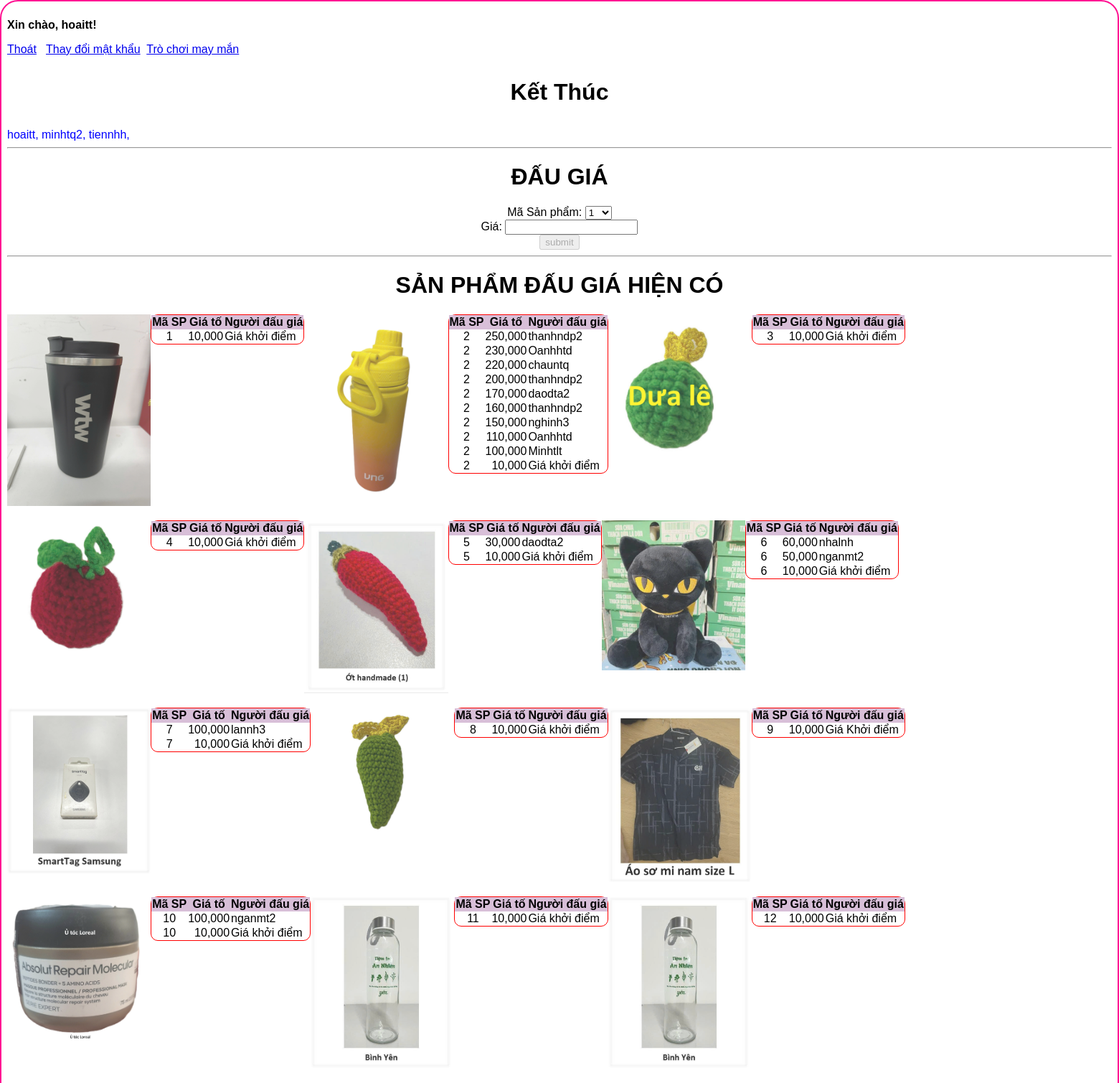
The app's page /profile (signed in, upper part) with its own data.
### app.py (models this page shows, shortened)
class User(UserMixin,db.Model):
    id = db.Column(db.Integer, primary_key=True)
    username = db.Column(db.String(100), unique=True, nullable=False)
    password = db.Column(db.String(128), nullable=False)
    fullname = db.Column(db.String(100), nullable=False)
    hopthu = db.Column(db.String(100), nullable=False)
    is_online = db.Column(db.Boolean, default=False)

class product(db.Model):
    idp = db.Column(db.Integer, primary_key=True,nullable=False,autoincrement=True)
    namep = db.Column(db.String(500), nullable=False)
    price_first=db.Column(db.Integer, nullable=False)
    qgrate=db.Column(db.Integer, nullable=False)
    datefdg = db.Column(db.Date, nullable=False)
    datetdg = db.Column(db.Date, nullable=False)
    sotien = db.Column(db.Integer, nullable=False)
    nguoidaugia = db.Column(db.String(500), nullable=False)
    iddg = db.Column(db.Integer, nullable=False)

### app.py (the view, shortened to what this page needs)
@app.route('/profile',methods=['GET', 'POST'])
def profile():
    if 'user_id' in session:
        user_id = session['user_id']
        user = db.session.get(User, user_id)
        showr = product.query.filter_by(sotien= 0).order_by(product.idp).all()
        show1=product.query.filter_by(iddg= 1 ).order_by(product.iddg,desc(product.sotien)).all()
        show2=product.query.filter_by(iddg= 2 ).order_by(product.iddg,desc(product.sotien)).all()
        show3=product.query.filter_by(iddg= 3 ).order_by(product.iddg,desc(product.sotien)).all()
        show4 = product.query.filter_by(iddg= 4 ).order_by(product.iddg,desc(product.sotien)).all()
        show5 = product.query.filter_by(iddg= 5 ).order_by(product.iddg,desc(product.sotien)).all()
        show6 = product.query.filter_by(iddg= 6 ).order_by(product.iddg,desc(product.sotien)).all()
        show7= product.query.filter_by(iddg= 7 ).order_by(product.iddg,desc(product.sotien)).all()
        show8 = product.query.filter_by(iddg=8).order_by(product.iddg, desc(product.sotien)).all()
        show9 = product.query.filter_by(iddg=9).order_by(product.iddg, desc(product.sotien)).all()
        show10 = product.query.filter_by(iddg=10).order_by(product.iddg, desc(product.sotien)).all()
        show11 = product.query.filter_by(iddg=11).order_by(product.iddg, desc(product.sotien)).all()
        show12 = product.query.filter_by(iddg=12).order_by(product.iddg, desc(product.sotien)).all()
        show13 = product.query.filter_by(iddg=13).order_by(product.iddg, desc(product.sotien)).all()
        show14 = product.query.filter_by(iddg=14).order_by(product.iddg, desc(product.sotien)).all()
        show15 = product.query.filter_by(iddg=15).order_by(product.iddg, desc(product.sotien)).all()
        show16 = product.query.filter_by(iddg=16).order_by(product.iddg, desc(product.sotien)).all()
        show17 = product.query.filter_by(iddg=17).order_by(product.iddg, desc(product.sotien)).all()
        show18 = product.query.filter_by(iddg=18).order_by(product.iddg, desc(product.sotien)).all()
        show19 = product.query.filter_by(iddg=19).order_by(product.iddg, desc(product.sotien)).all()
        show20 = product.query.filter_by(iddg=20).order_by(product.iddg, desc(product.sotien)).all()
        show21 = product.query.filter_by(iddg=21).order_by(product.iddg, desc(product.sotien)).all()
        show22 = product.query.filter_by(iddg=22).order_by(product.iddg, desc(product.sotien)).all()
        show23 = product.query.filter_by(iddg=23).order_by(product.iddg, desc(product.sotien)).all()
        users = User.query.filter_by(is_online=True).all()
        return render_template('profile.html', users=users,user=user,showr=showr,show1=show1,show2=show2,show3=show3,show4=show4,show5=show5,show6=show6,show7=show7,show8=show8,show9=show9,show10=show10,show11=show11,show12=show12,show13=show13,show14=show14,show15=show15,show16=show16,show17=show17,show18=show18,show19=show19,show20=show20,show21=show21,show22=show22,show23=show23)
    else:
        flash('You need to log in first.', 'info')
        return redirect(url_for('login'))

### templates/profile.html (shortened to what this page needs)
<!DOCTYPE html>
<html>
<head>
</head>
<body >
<div style="border-radius: 25px; padding: 8px; border: 2px solid #FF1493; word-wrap: break-word;">
      {% if user %}
            <p><strong>Xin chào, {{ user.username }}!</strong></p>
            <p>  <a href="{{ url_for('logout') }}">Thoát</a> <a>&nbsp</a> <a href="{{ url_for('account') }}">Thay đổi mật khẩu</a><a>&nbsp</a> <a href="{{ url_for('gamemayman') }}">Trò chơi may mắn</a><a>&nbsp</a> </p>
      {% else %}
            <p>Error loading user profile.</p>
      {% endif %}
<h1><div style="text-align:center"><p id="demo"></p></div></h1>
      <div class="row">
         <span style="color: blue">
             <marquee width="100%" onmouseover="this.stop()" onmouseout="this.start()" scrollamount="2">
                {% for user in users %}
                    {{ user.username }},
                {% endfor %}
             </marquee>
          </span>
      </div>
      <hr>
<div style="text-align:center">
    <h1>ĐẤU GIÁ</h1>
      <form method="post">
          <label for="iddg">Mã Sản phẩm:</label>
          <select name="iddg" id="iddg" >
              <option value="1">1</option>
          </select>
            <br>
            <label for="sotien">Giá:</label>
            <input type="number" min="10000" id="sotien" name="sotien" required><br>
            <button id="mybtn" type="submit">submit</button>
      </form>
<hr>
      <h1>SẢN PHẨM ĐẤU GIÁ HIỆN CÓ</h1>
</div>
     <div class="row">
        <div class="column">
        <img src="{{url_for('static', filename='images/1.binhgiunhiet.jpg')}}" alt="Nature" style="max-width:100%;height:auto;" onclick="myFunction(this);">
        </div>
        <div class="main">
           <div id="table1" >
                <table style="float:left;" >
                    <tr><th style="background-color:Thistle;"><b>Mã SP</b></th><th style="background-color:Thistle;"><b>Giá tố</b></th><th style="background-color:Thistle;"><b>Người đấu giá</b></th></tr>
                    <ul>
                        {% for show in show1 %}
                    <tr><td align='middle'>{{ show.iddg }}</td><td align='right' class="number">{{ show.sotien }}</td><td>{{ show.nguoidaugia }}</td></tr>
                        {% endfor %}
                    </ul>
                </table>
            </div>
        </div>
        <div class="column">
            <img src="{{url_for('static', filename='images/2.binhgiunhietvng.jpg')}}" alt="Nature" style="max-width:100%;height:auto;" onclick="myFunction(this);">
        </div>
         <div class="main">
            <div id="table2" >
                <table style="float:left;" >
                    <tr><th style="background-color:Thistle;"><b>Mã SP</b></th><th style="background-color:Thistle;"><b>Giá tố</b></th><th style="background-color:Thistle;"><b>Người đấu giá</b></th></tr>
                    <ul>
                        {% for show in show2 %}
                    <tr><td align='middle'>{{ show.iddg }}</td><td align='right' class="number">{{ show.sotien }}</td><td>{{ show.nguoidaugia }}</td></tr>
                        {% endfor %}
                    </ul>
                </table>
            </div>
        </div>
        <div class="column">
            <img src="{{url_for('static', filename='images/3.dualehandmade.jpg')}}" alt="Nature" style="max-width:100%;height:auto;" onclick="myFunction(this);">
        </div>
        <div class="main">
            <div id="table3" >
                <table style="float:left;" >
                    <tr><th style="background-color:Thistle;"><b>Mã SP</b></th><th style="background-color:Thistle;"><b>Giá tố</b></th><th style="background-color:Thistle;"><b>Người đấu giá</b></th></tr>
                    <ul>
                        {% for show in show3 %}
                        <tr><td align='middle'>{{ show.iddg }}</td><td align='right' class="number">{{ show.sotien }}</td><td>{{ show.nguoidaugia }}</td></tr>
                        {% endfor %}
                    </ul>
                </table>
            </div>
        </div>
     </div>
    <div class="row">
        <div class="column">
          <img src="{{url_for('static', filename='images/4.daulenhandmade.jpg')}}" alt="Nature" style="max-width:100%;height:auto;" onclick="myFunction(this);">
        </div>
        <div class="main">
           <div id="table4" >
             <table style="float:left;" >
                <tr><th style="background-color:Thistle;"><b>Mã SP</b></th><th style="background-color:Thistle;"><b>Giá tố</b></th><th style="background-color:Thistle;"><b>Người đấu giá</b></th></tr>
                <ul>
                    {% for show in show4 %}
                <tr><td align='middle'>{{ show.iddg }}</td><td align='right' class="number">{{ show.sotien }}</td><td>{{ show.nguoidaugia }}</td></tr>
                    {% endfor %}
                </ul>
             </table>
            </div>
        </div>
        <div class="column">
            <img src="{{url_for('static', filename='images/5.quaot1.jpg')}}" alt="Nature" style="max-width:100%;height:auto;" onclick="myFunction(this);">
        </div>
        <div class="main">
            <div id="table5" >
                <table style="float:left;" >
                    <tr><th style="background-color:Thistle;"><b>Mã SP</b></th><th style="background-color:Thistle;"><b>Giá tố</b></th><th style="background-color:Thistle;"><b>Người đấu giá</b></th></tr>
                    <ul>
                        {% for show in show5 %}
                        <tr><td align='middle'>{{ show.iddg }}</td><td align='right' class="number">{{ show.sotien }}</td><td>{{ show.nguoidaugia }}</td></tr>
                        {% endfor %}
                    </ul>
                </table>
            </div>
        </div>
        <div class="column">
            <img src="{{url_for('static', filename='images/6.meobong.jpg')}}" alt="Nature" style="max-width:100%;height:auto;" onclick="myFunction(this);">
        </div>
         <div class="main">
            <div id="table6" >
                <table style="float:left;" >
                    <tr><th style="background-color:Thistle;"><b>Mã SP</b></th><th style="background-color:Thistle;"><b>Giá tố</b></th><th style="background-color:Thistle;"><b>Người đấu giá</b></th></tr>
                    <ul>
                        {% for show in show6 %}
                        <tr><td align='middle'>{{ show.iddg }}</td><td align='right' class="number">{{ show.sotien }}</td><td>{{ show.nguoidaugia }}</td></tr>
                        {% endfor %}
                    </ul>
                </table>
            </div>
        </div>
    </div>
    <div class="row">
         <div class="column">
            <img src="{{url_for('static', filename='images/7.smarttag.jpg')}}" alt="Nature" style="max-width:100%;height:auto;" onclick="myFunction(this);">
        </div>
         <div class="main">
            <div id="table7" >
                <table style="float:left;" >
                    <tr><th style="background-color:Thistle;"><b>Mã SP</b></th><th style="background-color:Thistle;"><b>Giá tố</b></th><th style="background-color:Thistle;"><b>Người đấu giá</b></th></tr>
                    <ul>
                        {% for show in show7 %}
                        <tr><td align='middle'>{{ show.iddg }}</td><td align='right' class="number">{{ show.sotien }}</td><td>{{ show.nguoidaugia }}</td></tr>
                        {% endfor %}
                    </ul>
                </table>
            </div>
        </div>
        <div class="column">
        <img src="{{url_for('static', filename='images/8.xoailencuonvang.jpg')}}" alt="Nature" style="max-width:100%;height:auto;" onclick="myFunction(this);">
        </div>
        <div class="main">
            <div id="table8" >
                <table style="float:left;" >
                    <tr><th style="background-color:Thistle;"><b>Mã SP</b></th><th style="background-color:Thistle;"><b>Giá tố</b></th><th style="background-color:Thistle;"><b>Người đấu giá</b></th></tr>
                    <ul>
                        {% for show in show8 %}
                        <tr><td align='middle'>{{ show.iddg }}</td><td align='right' class="number">{{ show.sotien }}</td><td>{{ show.nguoidaugia }}</td></tr>
                        {% endfor %}
                    </ul>
                </table>
            </div>
        </div>
        <div class="column">
        <img src="{{url_for('static', filename='images/9.aosominu.jpg')}}" alt="Nature" style="max-width:100%;height:auto;" onclick="myFunction(this);">
        </div>
        <div class="main">
            <div id="table9" >
                <table style="float:left;" >
                    <tr><th style="background-color:Thistle;"><b>Mã SP</b></th><th style="background-color:Thistle;"><b>Giá tố</b></th><th style="background-color:Thistle;"><b>Người đấu giá</b></th></tr>
                    <ul>
                        {% for show in show9 %}
                        <tr><td align='middle'>{{ show.iddg }}</td><td align='right' class="number">{{ show.sotien }}</td><td>{{ show.nguoidaugia }}</td></tr>
                        {% endfor %}
                    </ul>
                </table>
            </div>
        </div>
    </div>
    <div class="row">
            <div class="column">
                <img src="{{url_for('static', filename='images/10.utocloreal.jpg')}}" alt="Nature" style="max-width:100%;height:auto;" onclick="myFunction(this);">
            </div>
                <div class="main">
                    <div id="table10" >
                        <table style="float:left;" >
                            <tr><th style="background-color:Thistle;"><b>Mã SP</b></th><th style="background-color:Thistle;"><b>Giá tố</b></th><th style="background-color:Thistle;"><b>Người đấu giá</b></th></tr>
                            <ul>
                                {% for show in show10 %}
                                <tr><td align='middle'>{{ show.iddg }}</td><td align='right' class="number">{{ show.sotien }}</td><td>{{ show.nguoidaugia }}</td></tr>
                                {% endfor %}
                            </ul>
                        </table>
                    </div>
                </div>
            <div class="column">
                <img src="{{url_for('static', filename='images/11.binhyen1.jpg')}}" alt="Nature" style="max-width:100%;height:auto;" onclick="myFunction(this);">
            </div>
                <div class="main">
                    <div id="table11" >
                        <table style="float:left;" >
                            <tr><th style="background-color:Thistle;"><b>Mã SP</b></th><th style="background-color:Thistle;"><b>Giá tố</b></th><th style="background-color:Thistle;"><b>Người đấu giá</b></th></tr>
                            <ul>
                                {% for show in show11 %}
                                <tr><td align='middle'>{{ show.iddg }}</td><td align='right' class="number">{{ show.sotien }}</td><td>{{ show.nguoidaugia }}</td></tr>
                                {% endfor %}
                            </ul>
                        </table>
                    </div>
                </div>
            <div class="column">
                <img src="{{url_for('static', filename='images/12.binhyen2.jpg')}}" alt="Nature" style="max-width:100%;height:auto;" onclick="myFunction(this);">
            </div>
                <div class="main">
                    <div id="table12" >
                        <table style="float:left;" >
                            <tr><th style="background-color:Thistle;"><b>Mã SP</b></th><th style="background-color:Thistle;"><b>Giá tố</b></th><th style="background-color:Thistle;"><b>Người đấu giá</b></th></tr>
                            <ul>
                                {% for show in show12 %}
                                <tr><td align='middle'>{{ show.iddg }}</td><td align='right' class="number">{{ show.sotien }}</td><td>{{ show.nguoidaugia }}</td></tr>
                                {% endfor %}
                            </ul>
                        </table>
                    </div>
                </div>
    </div>
</div>
</body>
</html>

### records on screen
User: username "hoaitt"
User: username "minhtq2"
User: username "tiennhh"
product: iddg "1", sotien "10,000", nguoidaugia "Giá khởi điểm"
product: iddg "2", sotien "250,000", nguoidaugia "thanhndp2"
product: iddg "2", sotien "230,000", nguoidaugia "Oanhhtd"
product: iddg "2", sotien "220,000", nguoidaugia "chauntq"
product: iddg "2", sotien "200,000", nguoidaugia "thanhndp2"
product: iddg "2", sotien "170,000", nguoidaugia "daodta2"
product: iddg "2", sotien "160,000", nguoidaugia "thanhndp2"
product: iddg "2", sotien "150,000", nguoidaugia "nghinh3"
product: iddg "2", sotien "110,000", nguoidaugia "Oanhhtd"
product: iddg "2", sotien "100,000", nguoidaugia "Minhtlt"
product: iddg "2", sotien "10,000", nguoidaugia "Giá khởi điểm"
product: iddg "3", sotien "10,000", nguoidaugia "Giá khởi điểm"
product: iddg "4", sotien "10,000", nguoidaugia "Giá khởi điểm"
product: iddg "5", sotien "30,000", nguoidaugia "daodta2"
product: iddg "5", sotien "10,000", nguoidaugia "Giá khởi điểm"
product: iddg "6", sotien "60,000", nguoidaugia "nhalnh"
product: iddg "6", sotien "50,000", nguoidaugia "nganmt2"
product: iddg "6", sotien "10,000", nguoidaugia "Giá khởi điểm"
product: iddg "7", sotien "100,000", nguoidaugia "lannh3"
product: iddg "7", sotien "10,000", nguoidaugia "Giá khởi điểm"
product: iddg "8", sotien "10,000", nguoidaugia "Giá khởi điểm"
product: iddg "9", sotien "10,000", nguoidaugia "Giá Khởi điểm"
product: iddg "10", sotien "100,000", nguoidaugia "nganmt2"
product: iddg "10", sotien "10,000", nguoidaugia "Giá khởi điểm"
product: iddg "11", sotien "10,000", nguoidaugia "Giá khởi điểm"
product: iddg "12", sotien "10,000", nguoidaugia "Giá khởi điểm"
